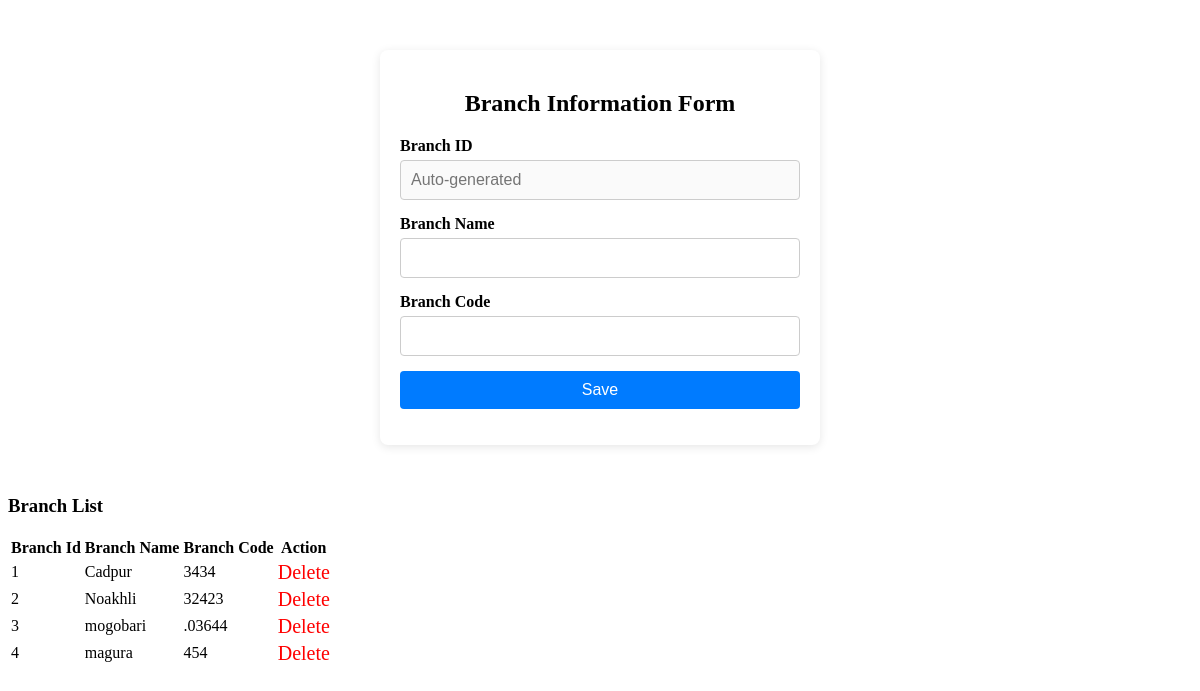
The app's page /adminpannel/pages/branch/branch.php, older data.
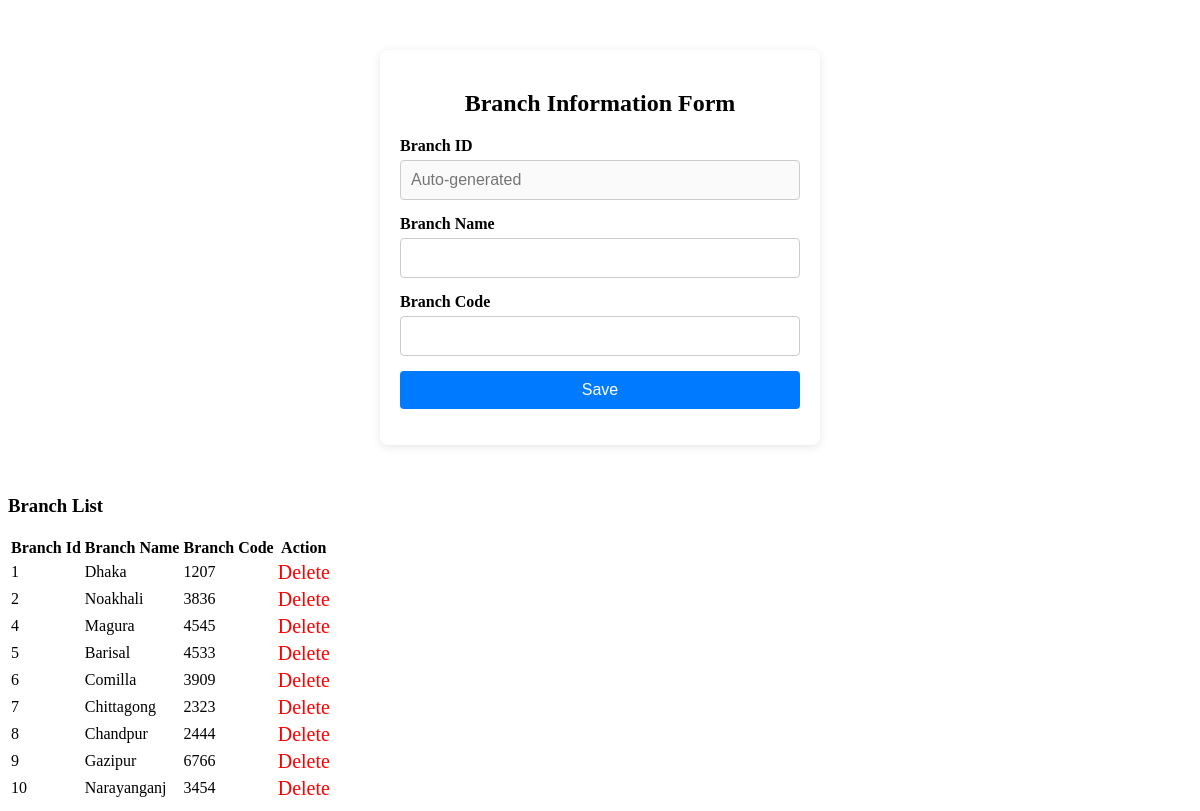
The same page, newer data.
### tables this page shows
CREATE TABLE `branch` (
  `branch_id` int(11) NOT NULL,
  `branch_name` varchar(111) NOT NULL,
  `branch_code` varchar(11) NOT NULL
);

### adminpannel/pages/branch/branch.php (the view, shortened to what this page needs)
<?php
$database = mysqli_connect("localhost", "root", "", "fasttrack");
?>
<div class="form-container">
    <form method="post">
        <h2>Branch Information Form</h2>
        <div class="form-group">
            <label for="">Branch ID</label>
            <input type="text" id="" name="branch_id" placeholder="Auto-generated" disabled>
        </div>
        <div class="form-group">
            <label for="branch-name">Branch Name</label>
            <input type="text" id="branch-name" name="branch_name" required>
        </div>
        <div class="form-group">
            <label for="branch-code">Branch Code</label>
            <input type="text" id="branch-code" name="branch_code" required>
        </div>
        <div class="form-group">
            <button type="submit" name="saved">Save</button>
        </div>
    </form>
</div>
<div>
    <?php
    $db = $database->query("select * from branch");
    echo "<h3>Branch List</h3>
    <table>
        <thead>
            <tr>
                <th>Branch Id</th>
                <th>Branch Name</th>
                <th>Branch Code</th>
                <th>Action</th>
            </tr>
        </thead>";
    while (list($id, $branch_name,$branch_code) = $db->fetch_row()) {
        echo "<tbody>
            <tr>
                <td>$id</td>
                <td>$branch_name</td>
                <td>$branch_code</td>
                <td style='color:red; font-size:20px;'>Delete</td>
            </tr>
            </tbody>";
    }
    echo "</table>";
    ?>
</div>

### adminpannel/pages/branch/branch.php (style rules this page uses)
.form-container { max-width: 400px; margin: 50px auto; background: #fff; padding: 20px; border-radius: 8px; box-shadow: 0 2px 10px rgba(0, 0, 0, 0.1); }
.form-container h2 { text-align: center; margin-bottom: 20px; }
.form-group { margin-bottom: 15px; }
.form-group label { display: block; margin-bottom: 5px; font-weight: bold; }
.form-group input, .form-group select, .form-group textarea { width: 100%; padding: 10px; border: 1px solid #ccc; border-radius: 4px; font-size: 16px; }
.form-group button { width: 100%; padding: 10px; background-color: #007bff; color: white; border: none; border-radius: 4px; font-size: 16px; cursor: pointer; }

Row changes from the older to the newer data that the page shows:
removed branch: branch_id "3", branch_name "mogobari", branch_code ".03644"
changed branch id 1: branch_name "Cadpur" → "Dhaka"; branch_code "3434" → "1207"
changed branch id 2: branch_name "Noakhli" → "Noakhali"; branch_code "32423" → "3836"
changed branch id 4: branch_name "magura" → "Magura"; branch_code "454" → "4545"
added branch: branch_id "5", branch_name "Barisal", branch_code "4533"
added branch: branch_id "6", branch_name "Comilla", branch_code "3909"
added branch: branch_id "7", branch_name "Chittagong", branch_code "2323"
added branch: branch_id "8", branch_name "Chandpur", branch_code "2444"
added branch: branch_id "9", branch_name "Gazipur", branch_code "6766"
added branch: branch_id "10", branch_name "Narayanganj", branch_code "3454"
